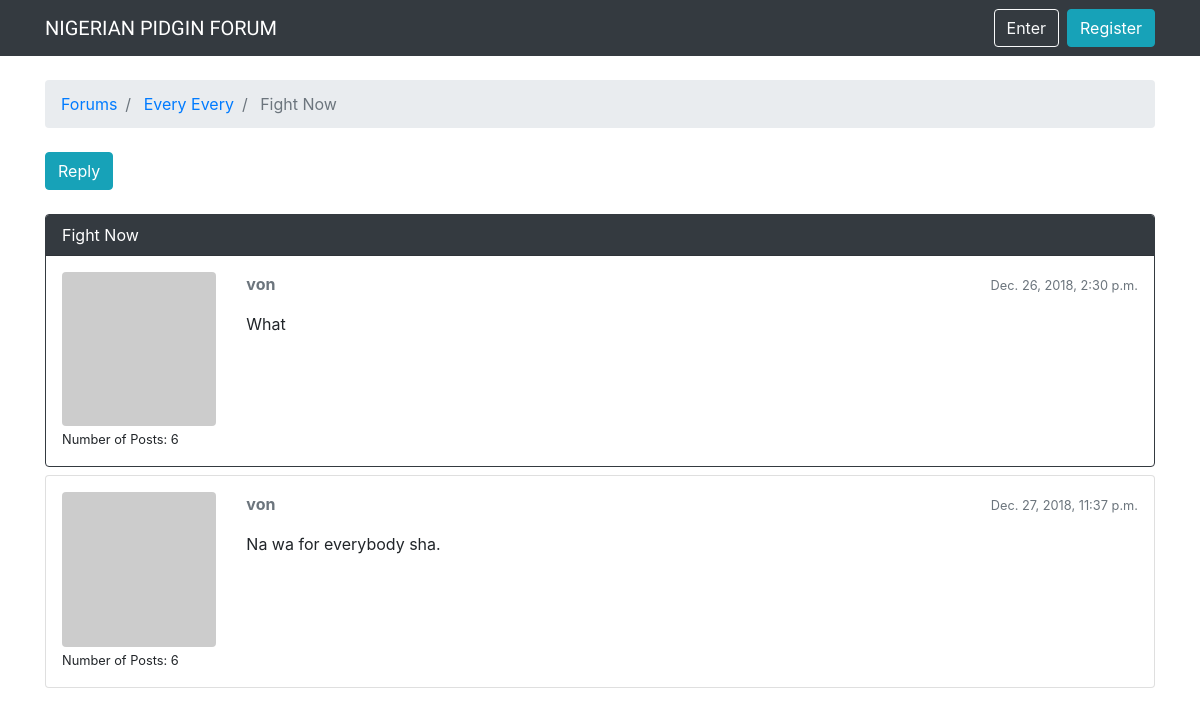
The app's page /boards/1/topics/4/ with its own data.
### boards/models.py (models this page shows, shortened)
class Topic(models.Model):
	subject = models.CharField(max_length=250)
	last_updated = models.DateTimeField(auto_now_add=True)
	board = models.ForeignKey(Board, on_delete=models.CASCADE, related_name='topics')
	starter = models.ForeignKey(User, on_delete=models.CASCADE, related_name='topics')
	views = models.PositiveIntegerField(default=0)

class Board(models.Model):
	name = models.CharField(max_length=40, unique=True)
	description = models.CharField(max_length=150)

class Post(models.Model):
	message = models.TextField(max_length = 4000)
	topic = models.ForeignKey(Topic, on_delete=models.CASCADE, related_name='posts')
	created_at = models.DateTimeField(auto_now_add=True)
	updated_at = models.DateTimeField(null=True)
	created_by = models.ForeignKey(User, on_delete=models.CASCADE, related_name='posts')
	updated_by = models.ForeignKey(User, on_delete=models.CASCADE, null=True, related_name='+')
	def get_message_as_markdown(self):
		return mark_safe(markdown(self.message, safe_mode='escape'))

### boards/views.py (the view)
# urls.py: path('boards/<int:pk>/topics/<topic_pk>/', PostListView.as_view(), name='topic_posts'),
class PostListView(ListView):
	model = Post
	context_object_name = 'posts'
	template_name = 'topic_posts.html'
	paginate_by = 2
	def get_context_data(self, **kwargs):
		session_key = 'viewed_topic_{}'.format(self.topic.pk)
		if not self.request.session.get(session_key, False):
			self.topic.views += 1
			self.topic.save()
			kwargs['topic'] = self.topic
			return super().get_context_data(**kwargs)
	def get_queryset(self):
		self.topic = get_object_or_404(Topic, board__pk=self.kwargs.get('pk'), pk=self.kwargs.get('topic_pk'))
		queryset = self.topic.posts.order_by('created_at')
		return queryset

### boards/templatetags/gravatar.py (called while the page is built)
@register.filter
def gravatar(user):
	email = user.email.lower().encode('utf-8')
	default = 'mm'
	size = 256
	url = 'https://www.gravatar.com/avatar/{md5}?{params}'.format(md5=hashlib.md5(email).hexdigest(), params=urlencode({'d': default, 's': str(size)}))
	return url

### templates/topic_posts.html (shortened to what this page needs)
{% extends 'base.html' %}
{% load gravatar %}
{% load static %}
{% block breadcrumb %}
<li class="breadcrumb-item"> <a href="{% url 'home' %}"> Forums </a> </li>
<li class="breadcrumb-item"> <a href="{% url 'board_topics' topic.board.pk %}"> {{topic.board.name}} </a> </li>
<li class="breadcrumb-item active"> {{ topic.subject }} </li>
{% endblock %}
{% block content %}
    <div class="mb-4">
        <a href="{% url 'reply_topic' topic.board.pk topic.pk %}" class="btn btn-info" role="button">Reply</a>
    </div>
    {% for post in posts %}
        <div class="card {% if forloop.last %} mb-4 {% else %} mb-2 {% endif %} {% if forloop.first %} border-dark {% endif %}">
            {% if forloop.first %}
                <div class="card-header text-white bg-dark py-2 px-3"> {{ topic.subject }} </div>
            {% endif %}
    	    <div class="card-body p-3">
                <div class="row">
            	    <div class="col-2">
                        <img src="{{ post.created_by|gravatar }}" alt="{{ post.created_by.username }}" class="w-100 rounded">
                        <small>Number of Posts: {{ post.created_by.posts.count }}</small>
                    </div>
                    <div class="col-10">
                        <div class="row mb-3">
                            <div class="col-6">
                                <strong class="text-muted">{{ post.created_by.username }}</strong>
                            </div>
                            <div class="col-6 text-right">
                                <small class="text-muted">{{ post.created_at }}</small>
                            </div>
                        </div>
                        {{ post.get_message_as_markdown }}
                    </div>
                </div>
            </div>
        </div>
    {% endfor %}
{% endblock %}

### records on screen
Topic: board.name "Every Every", subject "Fight Now"
Post: created_by.posts.count "6", created_by.username "von", created_at "Dec. 26, 2018, 2:30 p.m.", get_message_as_markdown "What"
Post: created_by.posts.count "6", created_by.username "von", created_at "Dec. 27, 2018, 11:37 p.m.", get_message_as_markdown "Na wa for everybody sha."
